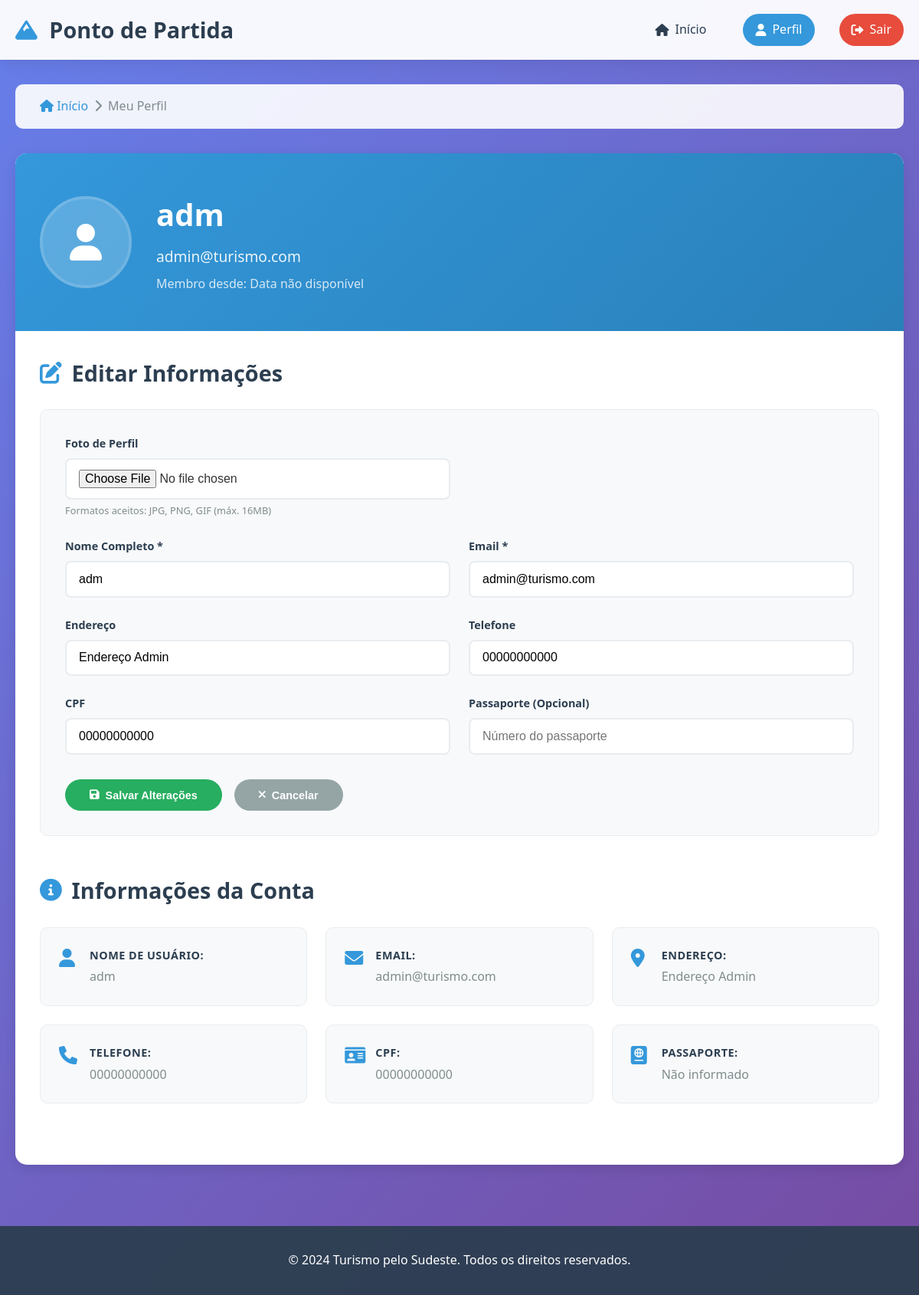
The app's page /perfil (signed in) with its own data.
### tables this page shows
CREATE TABLE usuarios (
        id INTEGER PRIMARY KEY AUTOINCREMENT,
        nome TEXT NOT NULL UNIQUE,
        email TEXT NOT NULL UNIQUE,
        senha TEXT NOT NULL,
        endereco TEXT,
        telefone TEXT,
        cpf TEXT UNIQUE,
        passaporte TEXT,
        foto_perfil TEXT,
        data_cadastro TIMESTAMP DEFAULT CURRENT_TIMESTAMP
    );

### BUILD-Site_Turismo/BUILD-Site_Turismo/main.py (the view)
@app.route('/perfil')
def perfil():
    if not is_logged_in():
        return redirect(url_for('home'))
    return render_template('perfil.html', user=get_current_user())

### BUILD-Site_Turismo/BUILD-Site_Turismo/database.py (called while the page is built)
def get_connection():
    return sqlite3.connect('turismo.db')

### BUILD-Site_Turismo/BUILD-Site_Turismo/main.py (called while the page is built)
def is_logged_in():
    return 'user_id' in session

def get_current_user():
    if not is_logged_in():
        return None
    conn = get_connection()
    cursor = conn.cursor()
    cursor.execute('SELECT * FROM usuarios WHERE id = ?', (session['user_id'],))
    user = cursor.fetchone()
    conn.close()
    if user:
        return {
            'id': user[0],
            'nome': user[1],
            'email': user[2],
            'endereco': user[4],
            'telefone': user[5],
            'cpf': user[6],
            'passaporte': user[7],
            'foto_perfil': user[8],
            'is_admin': session.get('is_admin', False)
        }
    return None

### BUILD-Site_Turismo/BUILD-Site_Turismo/templates/perfil.html (shortened to what this page needs)
<!DOCTYPE html>
<html lang="pt-br">
<head>
    <link rel="stylesheet" href="/static/css/perfil.css">
    <link href="https://cdnjs.cloudflare.com/ajax/libs/font-awesome/6.0.0/css/all.min.css" rel="stylesheet">
</head>
<body>
    <header class="header">
        <div class="container">
            <div class="logo">
                <h1><i class="fas fa-mountain"></i> Ponto de Partida</h1>
            </div>
            <nav class="nav">
                <a href="/dashboard" class="nav-link">
                    <i class="fas fa-home"></i> Início
                </a>
                <a href="/perfil" class="nav-link active">
                    <i class="fas fa-user"></i> Perfil
                </a>
                <a href="/logout" class="nav-link logout">
                    <i class="fas fa-sign-out-alt"></i> Sair
                </a>
            </nav>
        </div>
    </header>
    <main class="main">
        <div class="container">
            <div class="breadcrumb">
                <a href="/dashboard"><i class="fas fa-home"></i> Início</a>
                <span><i class="fas fa-chevron-right"></i></span>
                <span>Meu Perfil</span>
            </div>
            <div class="perfil-container">
                <div class="perfil-header">
                    <div class="foto-perfil">
                        {% if user.foto_perfil %}
                            <img src="/static/{{ user.foto_perfil }}" alt="Foto do perfil">
                        {% else %}
                            <div class="foto-placeholder">
                                <i class="fas fa-user"></i>
                            </div>
                        {% endif %}
                    </div>
                    <div class="perfil-info">
                        <h1>{{ user.nome or 'Usuário' }}</h1>
                        <p class="email">{{ user.email or 'Email não informado' }}</p>
                        <p class="membro-desde">Membro desde: {{ user.data_cadastro or 'Data não disponível' }}</p>
                    </div>
                </div>
                <div class="perfil-content">
                    <div class="perfil-section">
                        <h2><i class="fas fa-edit"></i> Editar Informações</h2>
                        <form action="/atualizar_perfil" method="post" enctype="multipart/form-data" class="perfil-form">
                            <div class="form-row">
                                <div class="form-group">
                                    <label for="foto_perfil">Foto de Perfil</label>
                                    <input type="file" id="foto_perfil" name="foto_perfil" accept="image/*">
                                    <small>Formatos aceitos: JPG, PNG, GIF (máx. 16MB)</small>
                                </div>
                            </div>
                            <div class="form-row">
                                <div class="form-group">
                                    <label for="nome">Nome Completo *</label>
                                    <input type="text" id="nome" name="nome" value="{{ user.nome or '' }}" required>
                                </div>
                                <div class="form-group">
                                    <label for="email">Email *</label>
                                    <input type="email" id="email" name="email" value="{{ user.email or '' }}" required>
                                </div>
                            </div>
                            <div class="form-row">
                                <div class="form-group">
                                    <label for="endereco">Endereço</label>
                                    <input type="text" id="endereco" name="endereco" value="{{ user.endereco or '' }}" placeholder="Rua, número, bairro, cidade">
                                </div>
                                <div class="form-group">
                                    <label for="telefone">Telefone</label>
                                    <input type="tel" id="telefone" name="telefone" value="{{ user.telefone or '' }}" placeholder="(00) 00000-0000">
                                </div>
                            </div>
                            <div class="form-row">
                                <div class="form-group">
                                    <label for="cpf">CPF</label>
                                    <input type="text" id="cpf" name="cpf" value="{{ user.cpf or '' }}" placeholder="000.000.000-00" maxlength="14">
                                </div>
                                <div class="form-group">
                                    <label for="passaporte">Passaporte (Opcional)</label>
                                    <input type="text" id="passaporte" name="passaporte" value="{{ user.passaporte or '' }}" placeholder="Número do passaporte">
                                </div>
                            </div>
                            <div class="form-actions">
                                <button type="submit" class="btn-salvar">
                                    <i class="fas fa-save"></i> Salvar Alterações
                                </button>
                                <button type="button" class="btn-cancelar" onclick="window.location.href='/dashboard'">
                                    <i class="fas fa-times"></i> Cancelar
                                </button>
                            </div>
                        </form>
                    </div>
                    <div class="perfil-section">
                        <h2><i class="fas fa-info-circle"></i> Informações da Conta</h2>
                        <div class="info-grid">
                            <div class="info-item">
                                <i class="fas fa-user"></i>
                                <div>
                                    <strong>Nome de usuário:</strong>
                                    <span>{{ user.nome or 'Não informado' }}</span>
                                </div>
                            </div>
                            <div class="info-item">
                                <i class="fas fa-envelope"></i>
                                <div>
                                    <strong>Email:</strong>
                                    <span>{{ user.email or 'Não informado' }}</span>
                                </div>
                            </div>
                            <div class="info-item">
                                <i class="fas fa-map-marker-alt"></i>
                                <div>
                                    <strong>Endereço:</strong>
                                    <span>{{ user.endereco or 'Não informado' }}</span>
                                </div>
                            </div>
                            <div class="info-item">
                                <i class="fas fa-phone"></i>
                                <div>
                                    <strong>Telefone:</strong>
                                    <span>{{ user.telefone or 'Não informado' }}</span>
                                </div>
                            </div>
                            <div class="info-item">
                                <i class="fas fa-id-card"></i>
                                <div>
                                    <strong>CPF:</strong>
                                    <span>{{ user.cpf or 'Não informado' }}</span>
                                </div>
                            </div>
                            <div class="info-item">
                                <i class="fas fa-passport"></i>
                                <div>
                                    <strong>Passaporte:</strong>
                                    <span>{{ user.passaporte or 'Não informado' }}</span>
                                </div>
                            </div>
                        </div>
                    </div>
                </div>
            </div>
        </div>
    </main>
    <footer class="footer">
        <div class="container">
            <p>&copy; 2024 Turismo pelo Sudeste. Todos os direitos reservados.</p>
        </div>
    </footer>
</body>
</html>

### BUILD-Site_Turismo/BUILD-Site_Turismo/static/css/perfil.css (style rules this page uses)
* { margin: 0; padding: 0; box-sizing: border-box; }
body { font-family: 'Segoe UI', Tahoma, Geneva, Verdana, sans-serif; line-height: 1.6; color: #333; background: linear-gradient(135deg, #667eea 0%, #764ba2 100%); min-height: 100vh; }
.container { max-width: 1200px; margin: 0 auto; padding: 0 20px; }
.header { background: rgba(255, 255, 255, 0.95); backdrop-filter: blur(10px); box-shadow: 0 2px 20px rgba(0, 0, 0, 0.1); position: sticky; top: 0; z-index: 1000; }
.header .container { display: flex; justify-content: space-between; align-items: center; padding: 1rem 20px; }
.logo h1 { color: #2c3e50; font-size: 1.8rem; font-weight: 700; }
.logo i { color: #3498db; margin-right: 0.5rem; }
.nav { display: flex; gap: 2rem; }
.nav-link { text-decoration: none; color: #2c3e50; font-weight: 500; padding: 0.5rem 1rem; border-radius: 25px; transition: all 0.3s ease; display: flex; align-items: center; gap: 0.5rem; }
.nav-link.active { background: #3498db; color: white; }
.nav-link.logout { background: #e74c3c; color: white; }
.breadcrumb { background: rgba(255, 255, 255, 0.9); padding: 1rem 2rem; border-radius: 10px; margin: 2rem 0; display: flex; align-items: center; gap: 0.5rem; }
.breadcrumb a { color: #3498db; text-decoration: none; font-weight: 500; }
.breadcrumb span { color: #7f8c8d; }
.main { padding: 0 0 2rem 0; }
.perfil-container { background: white; border-radius: 15px; box-shadow: 0 5px 15px rgba(0, 0, 0, 0.1); overflow: hidden; }
.perfil-header { background: linear-gradient(135deg, #3498db, #2980b9); color: white; padding: 3rem 2rem; display: flex; align-items: center; gap: 2rem; }
.foto-perfil { width: 120px; height: 120px; border-radius: 50%; overflow: hidden; border: 4px solid rgba(255, 255, 255, 0.3); flex-shrink: 0; }
.foto-placeholder { width: 100%; height: 100%; background: rgba(255, 255, 255, 0.2); display: flex; align-items: center; justify-content: center; font-size: 3rem; }
.perfil-info h1 { font-size: 2.5rem; margin-bottom: 0.5rem; font-weight: 700; }
.email { font-size: 1.2rem; opacity: 0.9; margin-bottom: 0.5rem; }
.membro-desde { font-size: 1rem; opacity: 0.8; }
.perfil-content { padding: 2rem; }
.perfil-section { margin-bottom: 3rem; }
.perfil-section h2 { color: #2c3e50; font-size: 1.8rem; margin-bottom: 1.5rem; display: flex; align-items: center; gap: 0.8rem; }
.perfil-section h2 i { color: #3498db; }
.perfil-form { background: #f8f9fa; padding: 2rem; border-radius: 10px; border: 1px solid #e9ecef; }
.form-row { display: grid; grid-template-columns: 1fr 1fr; gap: 1.5rem; margin-bottom: 1.5rem; }
.form-group { display: flex; flex-direction: column; }
.form-group label { color: #2c3e50; font-weight: 600; margin-bottom: 0.5rem; font-size: 0.9rem; }
.form-group input { padding: 0.8rem 1rem; border: 2px solid #e9ecef; border-radius: 8px; font-size: 1rem; transition: all 0.3s ease; background: white; }
.form-group small { color: #7f8c8d; font-size: 0.8rem; margin-top: 0.3rem; }
.form-actions { display: flex; gap: 1rem; margin-top: 2rem; flex-wrap: wrap; }
.btn-salvar, .btn-cancelar { padding: 0.8rem 2rem; border: none; border-radius: 25px; font-weight: 600; cursor: pointer; transition: all 0.3s ease; display: flex; align-items: center; gap: 0.5rem; text-decoration: none; font-size: 0.9rem; }
.btn-salvar { background: #27ae60; color: white; }
.btn-cancelar { background: #95a5a6; color: white; }
.info-grid { display: grid; grid-template-columns: repeat(auto-fit, minmax(300px, 1fr)); gap: 1.5rem; }
.info-item { background: #f8f9fa; padding: 1.5rem; border-radius: 10px; border: 1px solid #e9ecef; display: flex; align-items: flex-start; gap: 1rem; transition: all 0.3s ease; }
.info-item i { color: #3498db; font-size: 1.5rem; margin-top: 0.2rem; width: 24px; flex-shrink: 0; }
.info-item div { display: flex; flex-direction: column; }
.info-item strong { color: #2c3e50; font-size: 0.9rem; margin-bottom: 0.3rem; text-transform: uppercase; letter-spacing: 0.5px; }
.info-item span { color: #7f8c8d; font-size: 1rem; }
.footer { background: rgba(44, 62, 80, 0.95); color: white; text-align: center; padding: 2rem 0; margin-top: 3rem; }

### records on screen
usuarios: nome "adm", email "admin@turismo.com", endereco "Endereço Admin", telefone "00000000000", cpf "00000000000"

### other values on screen
{{ user.data_cadastro or 'Data não disponível' }} "Data não disponível"
{{ user.passaporte or 'Não informado' }} "Não informado"
